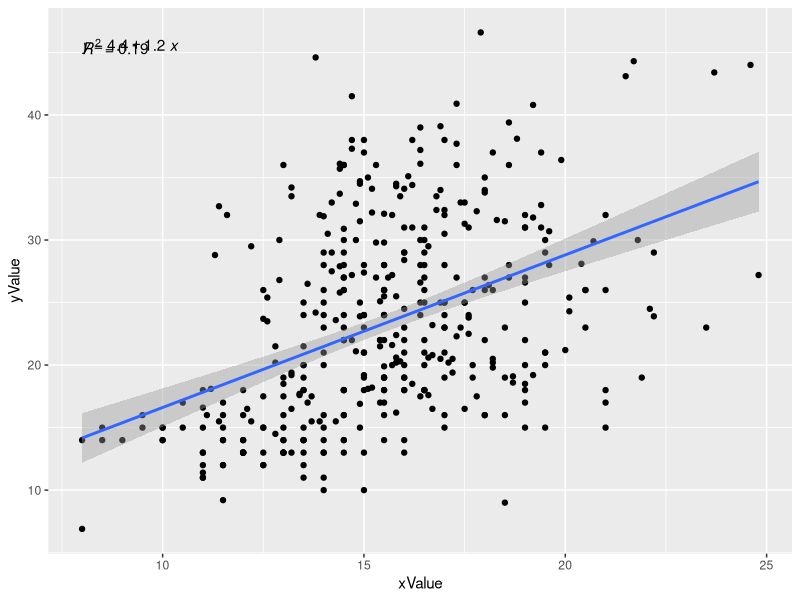
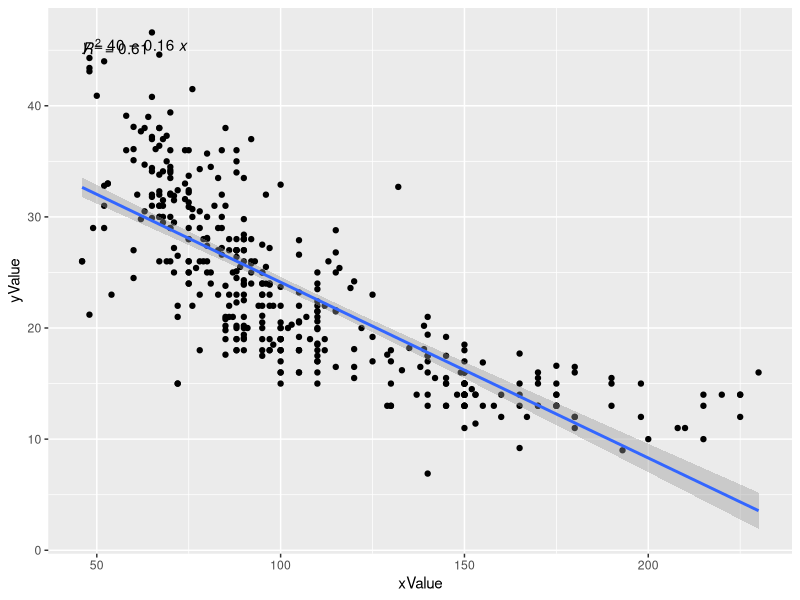
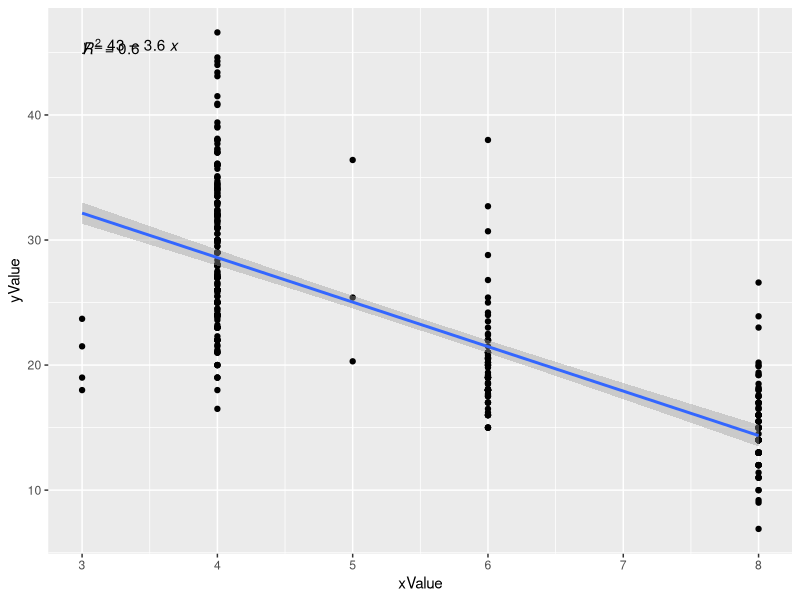
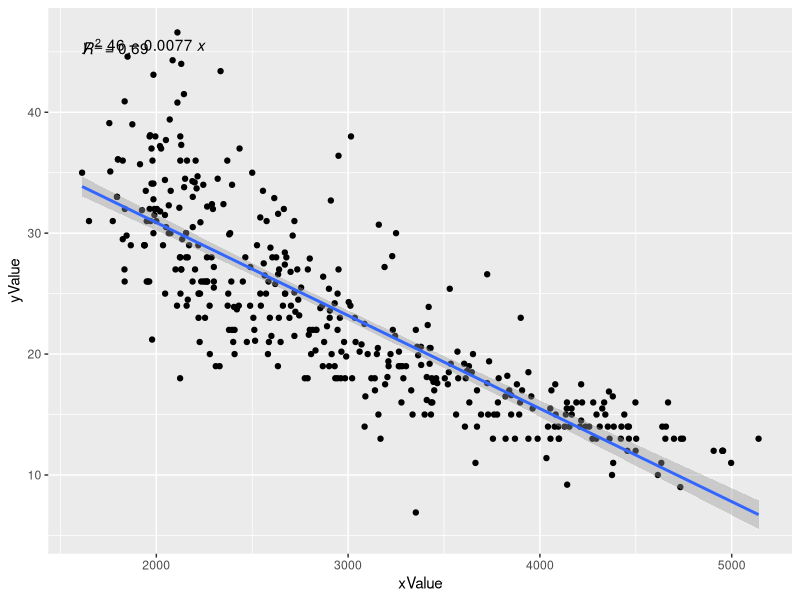
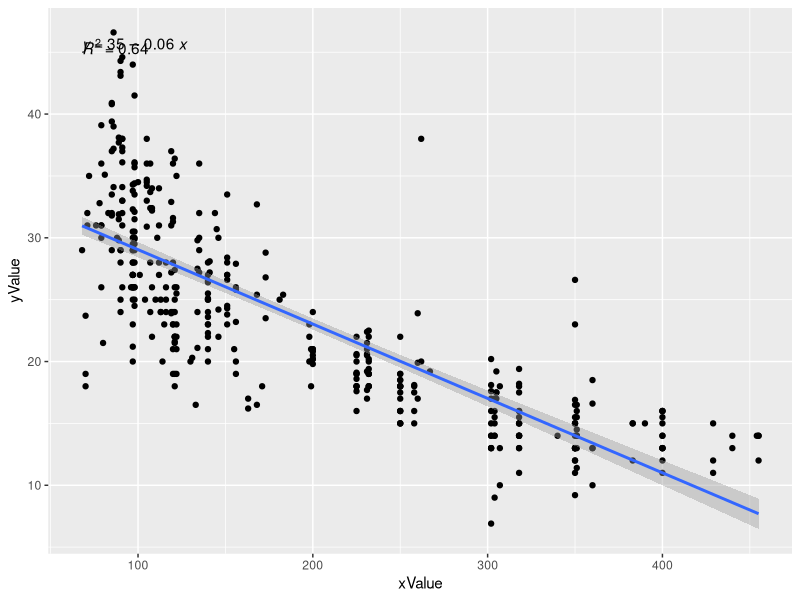
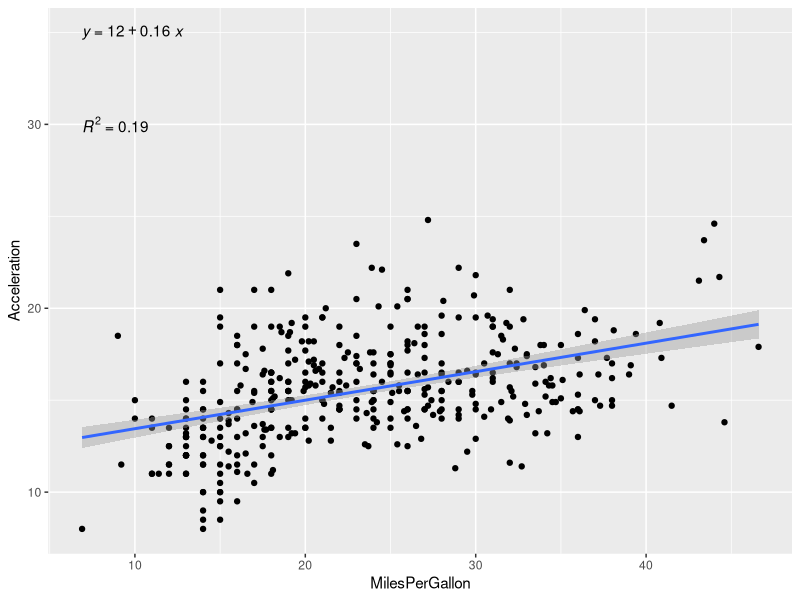
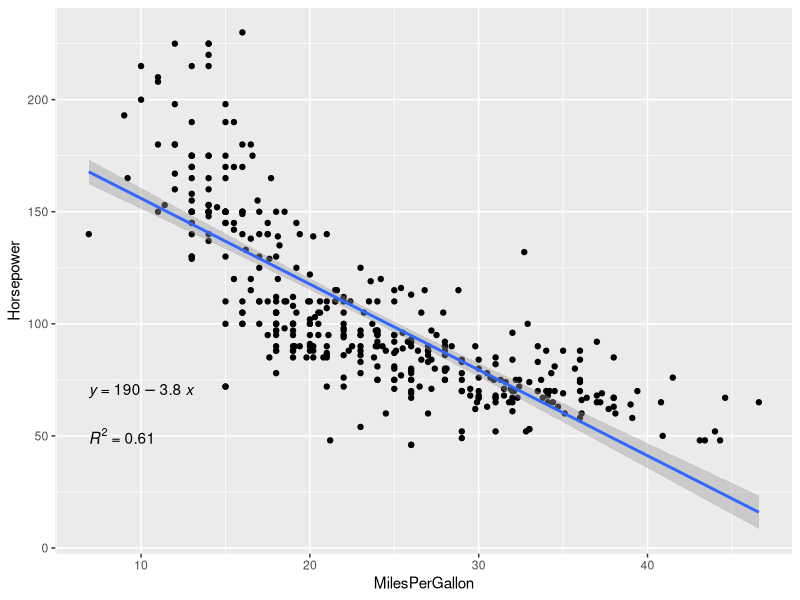
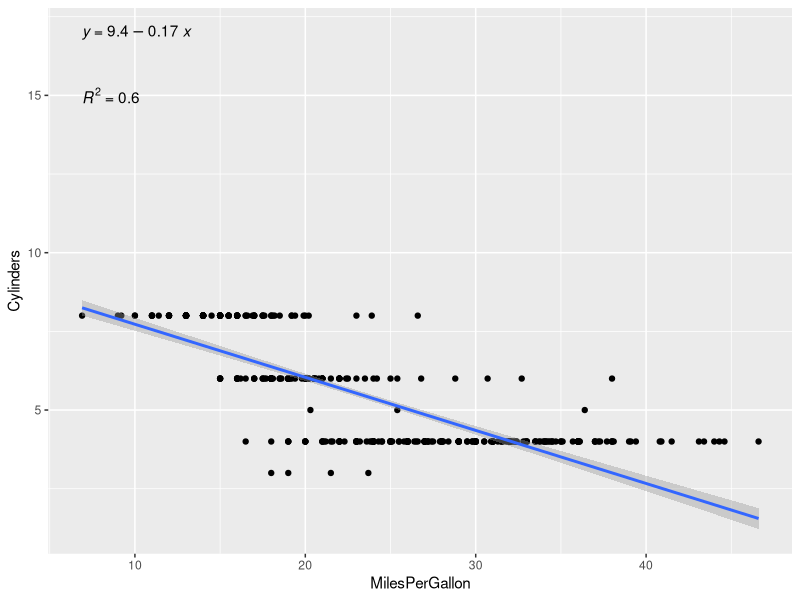

Generate these figures, in order, with R:
#Libraries:
library(readr) #Reader for csv.
library(ggplot2) #GGplot for graphs
library(ggpubr) #Regression and R^2

#Reading Data
cars <- read_csv("cars.csv")

#Quick summary of data set
summary(cars)

#View Dataset raw data
View(cars)

#Variables
Acceleration<-cars$Acceleration
MilesPerGallon <- cars$MPG
Horsepower<-cars$Horsepower
Weight<-cars$Weight
Displacement<-cars$Displacement
Cylinders<-cars$Cylinders

#Function to plot
ggPlotFunction <- function(xValue, yValue) {
  ggplot(data=cars, aes(x=xValue, y=yValue)) + geom_point() +
    geom_smooth(method = lm) +
    stat_regline_equation(aes(label = ..eq.label..)) +  
    stat_regline_equation(aes(label = ..rr.label..))
}

#Plots using ggplot
#Correlation between Acceleration and MPG
ggPlotFunction(Acceleration, MilesPerGallon)
ggPlotFunction(Horsepower, MilesPerGallon)
ggPlotFunction(Cylinders, MilesPerGallon)
ggPlotFunction(Weight, MilesPerGallon)
ggPlotFunction(Displacement, MilesPerGallon)

#Correlation between Acceleration and MPG
ggplot(data=cars, aes(x=MilesPerGallon, y=Acceleration)) + geom_point() +
geom_smooth(method = lm) +
  stat_regline_equation(label.y = 35, aes(label = ..eq.label..)) +  
  stat_regline_equation(label.y = 30, aes(label = ..rr.label..))

#Correlation between MPG and Horsepower
ggplot(data=cars, aes(x=MilesPerGallon, y=Horsepower)) + geom_point() + 
  geom_smooth(method = lm) +
  stat_regline_equation(label.y = 70, aes(label = ..eq.label..)) + 
  stat_regline_equation(label.y = 50, aes(label = ..rr.label..))

#Correlation between MPG and Cylinders
ggplot(data=cars, aes(x=MilesPerGallon, y=Cylinders)) + geom_point() + 
  geom_smooth(method = lm) +
  stat_regline_equation(label.y = 17, aes(label = ..eq.label..)) + 
  stat_regline_equation(label.y = 15, aes(label = ..rr.label..))

#Correlation between MPG and Weight
ggplot(data=cars, aes(x=MilesPerGallon, y=Weight)) + geom_point() + 
  geom_smooth(method = lm) +
  stat_regline_equation(label.y = 1000, aes(label = ..eq.label..)) + 
  stat_regline_equation(label.y = 800, aes(label = ..rr.label..))

#Correlation between MPG and Displacement
ggplot(data=cars, aes(x=MilesPerGallon, y=Displacement)) + geom_point() + 
  geom_smooth(method = lm) +
  stat_regline_equation(label.y = 750, aes(label = ..eq.label..)) + 
  stat_regline_equation(label.y = 700, aes(label = ..rr.label..))
